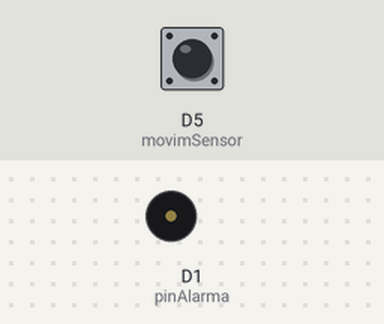
The sketch below on a simulated ESP8266 (NodeMCU). Parts: buzzer (waves = sounding). The test bench sets the inputs (shaded band); at power-on: D5 (movimSensor) HIGH. WiFi joins after 1.5 s; servers stay silent unless stated; the local clock reads 2024-03-15 10:24:30 at power-on unless the sketch sets it; what the sketch prints to the serial monitor is not drawn.

Above: at 4.2 s.
4.3 s: D5 (movimSensor) pulsed LOW 2 times (0.12 s each, 0.3 s apart)
At 5.3 s:
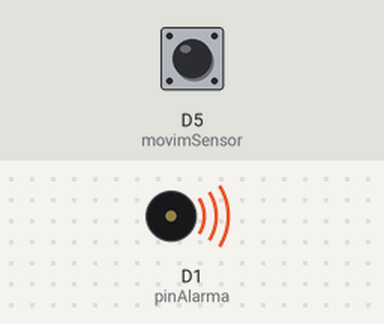
Timing chart, 0 to 7.4 s (numbered marks = the images above; inputs shaded):
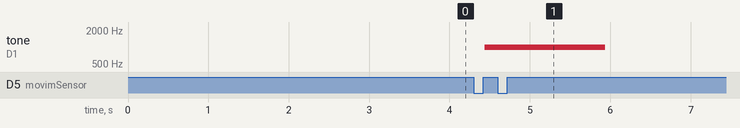

Measured:
- after the input at 4.3 s, tone on D1 (pinAlarma): silent → 1000 Hz after 0.14 s, → silent 1.5 s later

The sketch:

SecurityAlert.ino
```cpp
// Security Alert
//Versión 2

#include <ESP8266WiFi.h>
#include <WiFiClientSecure.h>
#include <UniversalTelegramBot.h>
#include <ArduinoJson.h>

//Sonido Alarma
int frecmin = 1000;
int frecmax = 2000;

// Ingresamos el SSID y Password de nuestra red WI-FI
const char* ssid = "George's Galaxy A50";
const char* password = "wxho7505";

// iniciamos el Bot de Telegram ingresando el Token que recibimos de Botfather
#define BOTtoken "5226046754:AAFeHccqYw5gsACs9_ZDewQrMEEYB38dz8Q"

// Ingresamos el ID que recibimos del Chat con IDBot
#define CHAT_ID "5230558144"
#define CHAT_ID1 "1946959405"
#define CHAT_ID2 "1912799418"
#define CHAT_ID3 "5153532075"
#define CHAT_ID4 "5033666664"


X509List cert(TELEGRAM_CERTIFICATE_ROOT);
WiFiClientSecure client;
UniversalTelegramBot bot(BOTtoken, client);

const int led = D6; //pin del led
int pinAlarma = D1; // pin del parlante
int i;
const int movimSensor = D5; // Pin para el sensor de movimiento
bool motionDetected = false; // desde el principio la alarma debe estar en falso para evitar que suene al Iniciar el circuito

// si se detecta un movimiento es llamada esta parte del codigo.
ICACHE_RAM_ATTR void detectaMovimiento() {
  //Serial.println("MOTION DETECTED!!!");
  motionDetected = true;
  digitalWrite(led, 1);

  //Se activa la alarma
  for (i = frecmin; i <= frecmax; i++){
    tone(pinAlarma, i);
  }
  for (i = frecmax; i >= frecmin; i--){
    tone(pinAlarma, i);
  }
}

void setup() {
  Serial.begin(115200);
  configTime(0, 0, "pool.ntp.org");      // obtenemos la Hora UTC via NTP
  client.setTrustAnchors(&cert); // Agregamos el certificado Raiz de api.telegram.org

  // colocamos el sensor PIR en modo INPUT_PULLUP
  pinMode(movimSensor, INPUT_PULLUP);
  // establecemos el pin movimSensor como interrupcion, asignamos la interrupcion en modo RISING
  attachInterrupt(digitalPinToInterrupt(movimSensor), detectaMovimiento, RISING);

  // conexion con la red WI-FI:
  Serial.print("Connecting Wifi: ");
  Serial.println(ssid);

  WiFi.mode(WIFI_STA);
  WiFi.begin(ssid, password);

  while (WiFi.status() != WL_CONNECTED) {
    Serial.print(".");
    delay(500);
  }

  Serial.println("");
  Serial.println("WiFi connected");
  Serial.print("IP address: ");
  Serial.println(WiFi.localIP());

  bot.sendMessage(CHAT_ID, "Bot started up", "");
  bot.sendMessage(CHAT_ID1, "Bot started up", "");
  bot.sendMessage(CHAT_ID2, "Bot started up", "");
  bot.sendMessage(CHAT_ID3, "Bot started up", "");
  bot.sendMessage(CHAT_ID4, "Bot started up", "");
}

void loop() {
  if(motionDetected){
    bot.sendMessage(CHAT_ID, "Se Detecto un Movimiento, VERIFICA LA APLICACIÓN!!", "");
    bot.sendMessage(CHAT_ID1, "Se Detecto un Movimiento, VERIFICA LA APLICACIÓN!!", "");
    bot.sendMessage(CHAT_ID2, "Se Detecto un Movimiento, VERIFICA LA APLICACIÓN!!", "");
    bot.sendMessage(CHAT_ID3, "Se Detecto un Movimiento, VERIFICA LA APLICACIÓN!!", "");
    bot.sendMessage(CHAT_ID4, "Se Detecto un Movimiento, VERIFICA LA APLICACIÓN!!", "");
    Serial.println("Movimiento Detectado");
    motionDetected = false;
    digitalWrite(led, 0);

    //Alarma apagada
    noTone(pinAlarma);
  }
}
```
